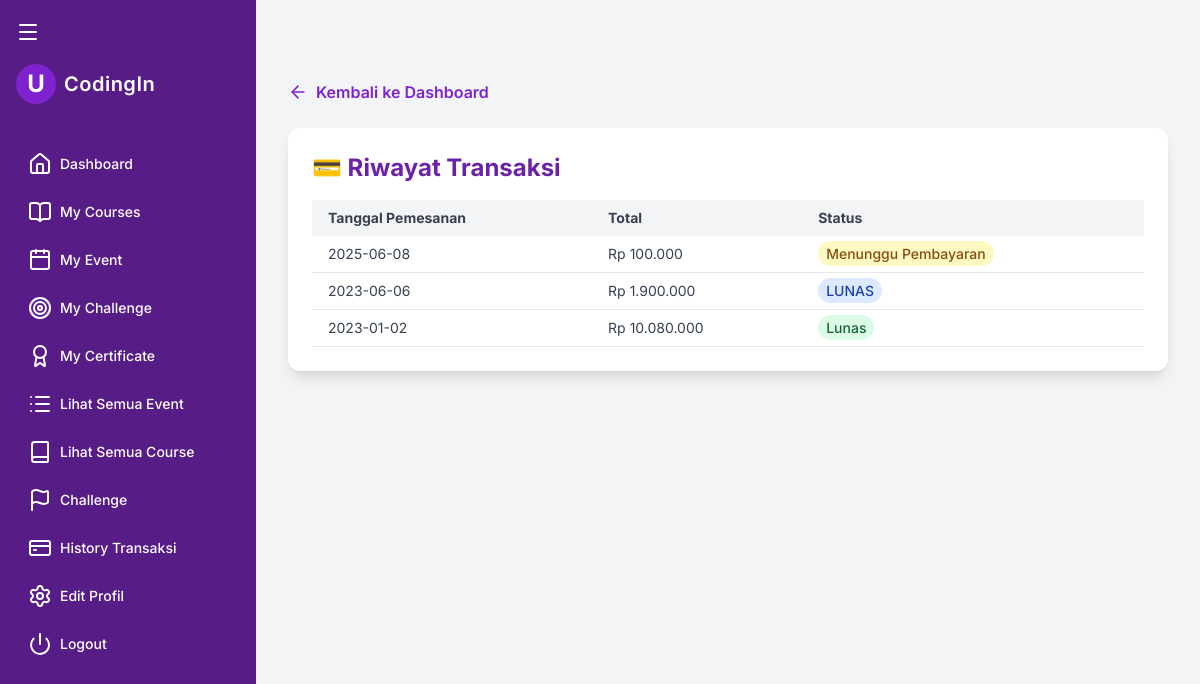
Page /user/transactions.php (signed in) on the earlier database version.
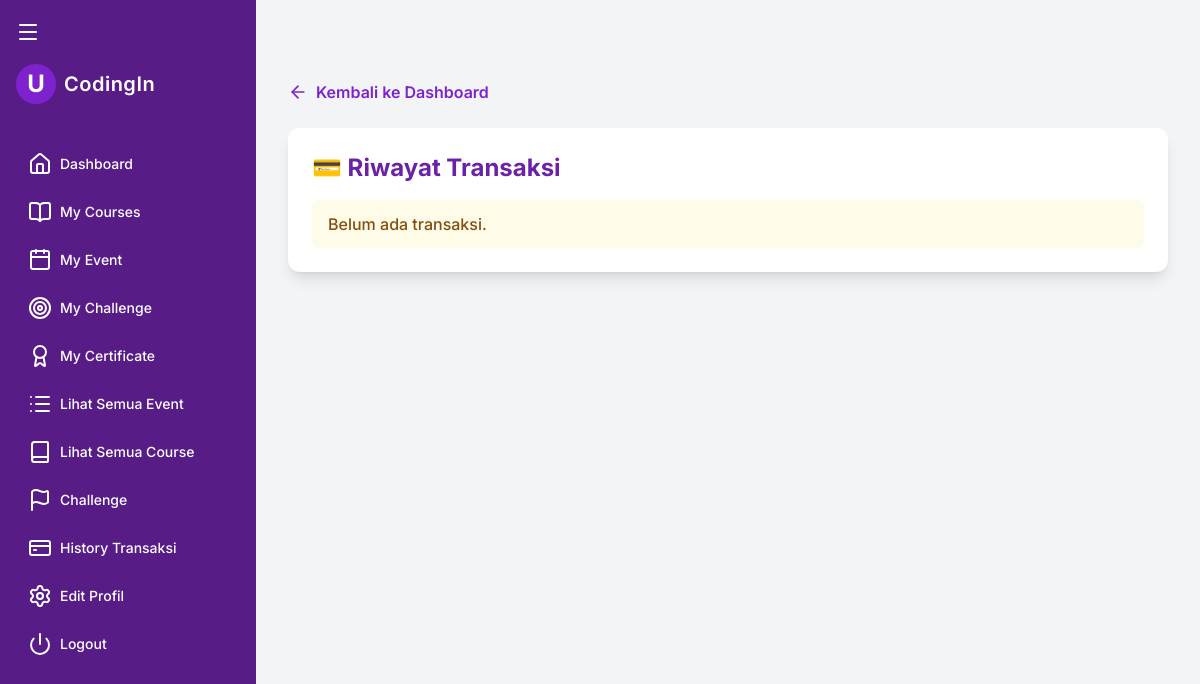
Same page on the later database version.
### tables this page shows
CREATE TABLE `transaksi` (
  `ID_Transaksi` char(6) NOT NULL,
  `Tanggal_Pemesanan` date NOT NULL,
  `Total_Awal` decimal(10,2) NOT NULL,
  `REDEEM_CODE` varchar(10) DEFAULT NULL,
  `Diskon` float DEFAULT NULL,
  `Total_Akhir` decimal(10,2) NOT NULL,
  `Status_Pembayaran` varchar(30) NOT NULL,
  `Tanggal_Dimulai` date DEFAULT NULL,
  `Tanggal_Berakhir` date DEFAULT NULL,
  `Bukti_Pembayaran` varchar(255) DEFAULT NULL,
  `User_ID` char(6) NOT NULL,
  `Paket_ID_Paket` char(4) NOT NULL
);

### user/transactions.php (the view, shortened to what this page needs)
<?php
require_once '../config/database.php';
$user_id = $_SESSION["user_id"];
$stmt = $pdo->prepare("SELECT * FROM transaksi WHERE User_ID = ? ORDER BY Tanggal_Pemesanan DESC");
$stmt->execute([$user_id]);
$transaksi = $stmt->fetchAll(PDO::FETCH_ASSOC);
?>
<!DOCTYPE html>
<html lang="id">
<head>
  <script src="https://cdn.tailwindcss.com"></script>
</head>
<body class="bg-gray-100 min-h-screen">
<div class="flex">
  <?php include '../includes/user_sidebar.php'; ?>
  <main id="mainContent" class="flex-grow p-8 pt-20 transition-all duration-300">
    <a href="../public/dashboard_user.php" class="inline-flex items-center text-purple-700 hover:underline font-semibold mb-6">
      <i data-lucide="arrow-left" class="w-5 h-5 mr-2"></i> Kembali ke Dashboard
    </a>
    <div class="bg-white shadow-lg rounded-xl p-6 max-w-4xl mx-auto">
      <h3 class="text-2xl font-bold text-purple-800 mb-4">💳 Riwayat Transaksi</h3>
      <?php if ($transaksi): ?>
        <div class="overflow-x-auto">
          <table class="min-w-full text-sm text-left">
            <thead class="bg-gray-100 text-gray-700 font-semibold">
              <tr>
                <th class="px-4 py-2">Tanggal Pemesanan</th>
                <th class="px-4 py-2">Total</th>
                <th class="px-4 py-2">Status</th>
              </tr>
            </thead>
            <tbody class="text-gray-700">
              <?php foreach ($transaksi as $t): ?>
                <tr class="border-b hover:bg-gray-50">
                  <td class="px-4 py-2"><?= htmlspecialchars($t['Tanggal_Pemesanan']) ?></td>
                  <td class="px-4 py-2">Rp <?= number_format($t['Total_Akhir'], 0, ',', '.') ?></td>
                  <td class="px-4 py-2">
                    <span class="px-2 py-1 rounded-full text-sm font-medium
                      <?= $t['Status_Pembayaran'] === 'Lunas' ? 'bg-green-100 text-green-800' :
                           ($t['Status_Pembayaran'] === 'Menunggu Pembayaran' ? 'bg-yellow-100 text-yellow-800' :
                           'bg-blue-100 text-blue-800') ?>">
                      <?= htmlspecialchars($t['Status_Pembayaran']) ?>
                    </span>
                  </td>
                </tr>
              <?php endforeach; ?>
            </tbody>
          </table>
        </div>
      <?php else: ?>
        <div class="bg-yellow-50 text-yellow-800 px-4 py-3 rounded-md font-medium">
          Belum ada transaksi.
        </div>
      <?php endif; ?>
    </div>
  </main>
</div>
</body>
</html>

### includes/user_sidebar.php (shortened to what this page needs)
<script src="https://cdn.tailwindcss.com"></script>
<div class="fixed top-3 left-0 z-50 flex items-center pl-2">
  <button id="sidebarToggle" class="p-2">
    <i id="burgerIcon" data-lucide="menu" class="text-white w-6 h-6"></i>
  </button>
</div>
<aside id="userSidebar" class="bg-purple-900 text-white min-h-screen px-4 py-8 w-64 transition-all duration-300 ease-in-out fixed top-0 left-0 z-40">
  <div class="flex items-center mt-8 mb-10 space-x-2 sidebar-header transition-all duration-300">
    <div class="w-10 h-10 rounded-full bg-purple-700 flex items-center justify-center font-bold text-2xl">U</div>
    <span class="font-semibold text-xl tracking-wide sidebar-label">CodingIn</span>
  </div>
  <nav>
    <ul class="space-y-2 text-sm font-medium">
      <li>
        <a href="/codingin/public/dashboard_user.php" class="flex items-center px-3 py-2 rounded-lg hover:bg-purple-700">
          <i data-lucide="home" class="mr-2"></i> <span class="sidebar-label">Dashboard</span>
        </a>
      </li>
      <li>
        <a href="/codingin/user/my_courses.php" class="flex items-center px-3 py-2 rounded-lg hover:bg-purple-700">
          <i data-lucide="book-open" class="mr-2"></i> <span class="sidebar-label">My Courses</span>
        </a>
      </li>
      <li>
        <a href="/codingin/user/my_event.php" class="flex items-center px-3 py-2 rounded-lg hover:bg-purple-700">
          <i data-lucide="calendar" class="mr-2"></i> <span class="sidebar-label">My Event</span>
        </a>
      </li>
      <li>
        <a href="../user/my_challenge.php" class="flex items-center px-3 py-2 rounded-lg hover:bg-purple-700"">
          <i data-lucide="target" class="mr-2"></i> <span class="sidebar-label">My Challenge</span>
        </a>
      </li>
      <li>
        <a href="/codingin/user/my_certificate.php" class="flex items-center px-3 py-2 rounded-lg hover:bg-purple-700">
          <i data-lucide="award" class="mr-2"></i> <span class="sidebar-label">My Certificate</span>
        </a>
      </li>
      <li>
        <a href="/codingin/user/event_list.php" class="flex items-center px-3 py-2 rounded-lg hover:bg-purple-700">
          <i data-lucide="list" class="mr-2"></i> <span class="sidebar-label">Lihat Semua Event</span>
        </a>
      </li>
      <li>
        <a href="/codingin/user/course_list.php" class="flex items-center px-3 py-2 rounded-lg hover:bg-purple-700">
          <i data-lucide="book" class="mr-2"></i> <span class="sidebar-label">Lihat Semua Course</span>
        </a>
      </li>
      <li>
        <a href="/codingin/user/challenge_list.php" class="flex items-center px-3 py-2 rounded-lg hover:bg-purple-700">
          <i data-lucide="flag" class="mr-2"></i> <span class="sidebar-label">Challenge</span>
        </a>
      </li>
      <li>
        <a href="/codingin/user/transactions.php" class="flex items-center px-3 py-2 rounded-lg hover:bg-purple-700">
          <i data-lucide="credit-card" class="mr-2"></i> <span class="sidebar-label">History Transaksi</span>
        </a>
      </li>
      <li>
        <a href="/codingin/user/edit_profil.php" class="flex items-center px-3 py-2 rounded-lg hover:bg-purple-700">
          <i data-lucide="settings" class="mr-2"></i> <span class="sidebar-label">Edit Profil</span>
        </a>
      </li>
      <li>
        <a href="/codingin/public/logout.php" class="flex items-center px-3 py-2 rounded-lg hover:bg-purple-700 text-white font-medium">
          <i data-lucide="power" class="mr-2"></i> <span class="sidebar-label">Logout</span>
        </a>
      </li>
    </ul>
  </nav>
</aside>

### user/transactions.php (style rules this page uses)
body { font-family: 'Inter', sans-serif; }

Differences in the rows shown:
removed transaksi: Tanggal_Pemesanan "2025-06-08", Total_Akhir "100.000", Status_Pembayaran "Menunggu Pembayaran"
removed transaksi: Tanggal_Pemesanan "2023-06-06", Total_Akhir "1.900.000", Status_Pembayaran "LUNAS"
removed transaksi: Tanggal_Pemesanan "2023-01-02", Total_Akhir "10.080.000", Status_Pembayaran "Lunas"
Other differences:
text no longer shown: "Tanggal Pemesanan Total Status"
text now shown: "Belum ada transaksi."
